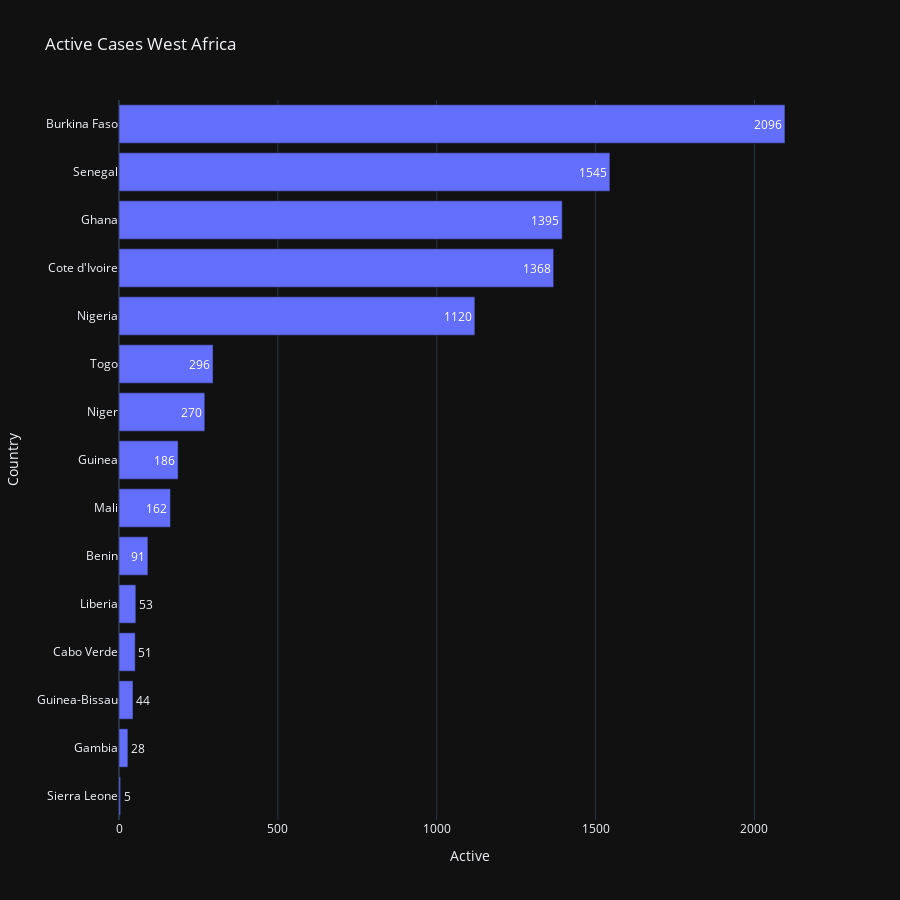

Source (notebook cell):
### Markdown cell above
## Graphique des cas actives

### Code cell
fig = px.bar(global_Activecases.sort_values('Active',ascending=False)[:20][::-1],x='Active',y='Country',title='Active Cases West Africa',text='Active', height=900, orientation='h')
fig.show()

### Figure 1 — Plotly figure (JSON) as saved in the notebook; plotly's stock layout.template omitted (floating-point values rounded to 4 significant figures)
{"data": [{"alignmentgroup": "True", "hoverlabel": {"namelength": 0}, "hovertemplate": "Active=%{text}<br>Country=%{y}", "legendgroup": "", "marker": {"color": "#636efa"}, "name": "", "offsetgroup": "", "orientation": "h", "showlegend": false, "text": [5, 28, 44, 51, 53, 91, 162, 186, 270, 296, 1120, 1368, 1395, 1545, 2096], "textposition": "auto", "type": "bar", "x": [5, 28, 44, 51, 53, 91, 162, 186, 270, 296, 1120, 1368, 1395, 1545, 2096], "xaxis": "x", "y": ["Sierra Leone", "Gambia", "Guinea-Bissau", "Cabo Verde", "Liberia", "Benin", "Mali", "Guinea", "Niger", "Togo", "Nigeria", "Cote d'Ivoire", "Ghana", "Senegal", "Burkina Faso"], "yaxis": "y"}], "layout": {"barmode": "relative", "height": 900, "legend": {"tracegroupgap": 0}, "title": {"text": "Active Cases West Africa"}, "xaxis": {"anchor": "y", "domain": [0, 1], "title": {"text": "Active"}}, "yaxis": {"anchor": "x", "domain": [0, 1], "title": {"text": "Country"}}}}
